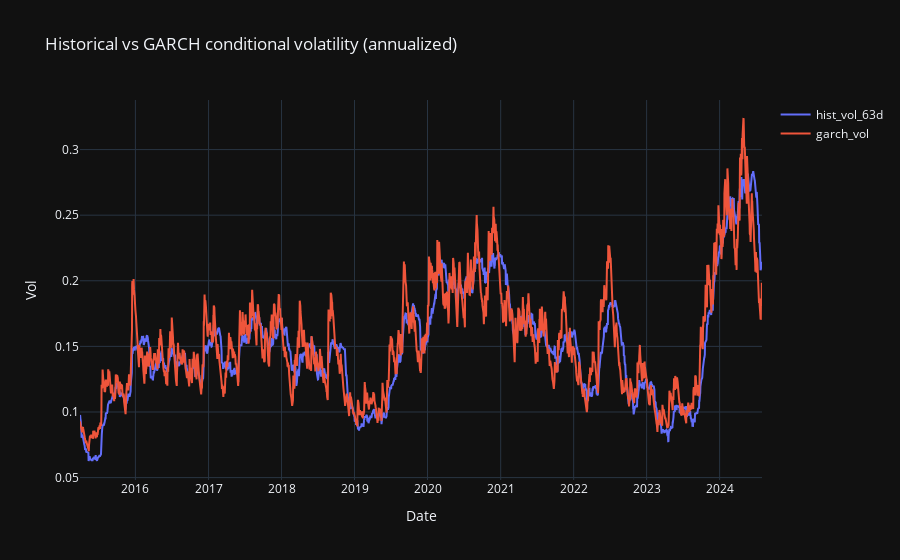

This figure's notebook cell:
### Markdown cell above
## 6) Volatility modeling: Historical vs GARCH forecast

We fit a simple **GARCH(1,1)** (if `arch` is installed).  
Then we compare:
- rolling historical vol
- conditional vol (GARCH)
- 1-step ahead forecast

**Interpretation**
- GARCH reacts to shocks and models volatility clustering
- Using forecast vol can change prices and hedging P&L

### Code cell
def rolling_vol_ann(r: pd.Series, window: int = 63) -> pd.Series:
    return (r.rolling(window).std(ddof=1) * np.sqrt(252)).rename(f"hist_vol_{window}d")

def fit_garch11(r: pd.Series):
    if not HAVE_ARCH:
        return None
    # arch expects percent returns
    r_pct = 100*r
    am = arch_model(r_pct, vol="Garch", p=1, q=1, dist="normal", mean="Zero")
    res = am.fit(disp="off")
    cond_vol_ann = (res.conditional_volatility/100.0) * np.sqrt(252)
    # forecast 1 step
    fc = res.forecast(horizon=1, reindex=False)
    sigma1d = float(np.sqrt(fc.variance.values[-1,0]) / 100.0)
    sigma_forecast_ann = sigma1d * np.sqrt(252)
    return {"res": res, "cond_vol_ann": pd.Series(cond_vol_ann, index=r.index, name="garch_vol"), "forecast_ann": sigma_forecast_ann}

hist_vol = rolling_vol_ann(r, 63)
garch_fit = fit_garch11(r)

cmp = pd.DataFrame({"hist_vol_63d": hist_vol}).dropna()
if garch_fit is not None:
    cmp["garch_vol"] = garch_fit["cond_vol_ann"].reindex(cmp.index)

fig = go.Figure()
for c in cmp.columns:
    fig.add_trace(go.Scatter(x=cmp.index, y=cmp[c], mode="lines", name=c))
fig.update_layout(template="plotly_dark", title="Historical vs GARCH conditional volatility (annualized)", xaxis_title="Date", yaxis_title="Vol")
fig.show()
fig.write_html(ASSETS_DIR / "vol_hist_vs_garch.html")

garch_forecast = garch_fit["forecast_ann"] if garch_fit is not None else float("nan")
{"garch_available": garch_fit is not None, "latest_hist_vol": float(hist_vol.dropna().iloc[-1]), "garch_1step_forecast_ann": garch_forecast}

### Figure 1 — Plotly figure (JSON) as saved in the notebook; plotly's stock layout.template omitted (floating-point values rounded to 4 significant figures; data arrays with more than 128 entries replaced by an {"elided": "..."} marker saying what was removed)
{"data": [{"mode": "lines", "name": "hist_vol_63d", "type": "scatter", "x": {"elided": "2438 str values"}, "y": {"elided": "2438 float values"}}, {"mode": "lines", "name": "garch_vol", "type": "scatter", "x": {"elided": "2438 str values"}, "y": {"elided": "2438 float values"}}], "layout": {"title": {"text": "Historical vs GARCH conditional volatility (annualized)"}, "xaxis": {"title": {"text": "Date"}}, "yaxis": {"title": {"text": "Vol"}}}}
